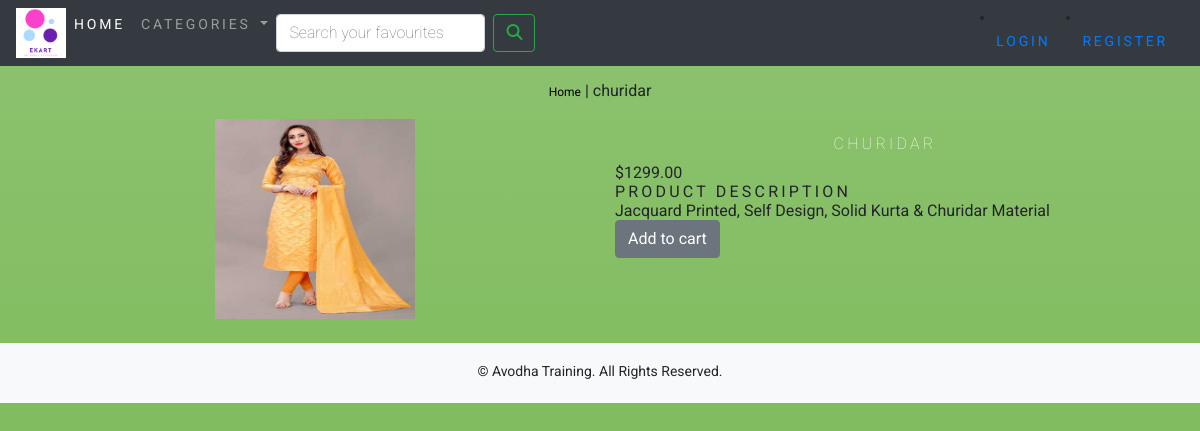
/mycart/women-dress/churidar/, run on the app's committed database.
### mycart/models.py (models this page shows, shortened)
class Product(models.Model):
    name = models.CharField(max_length=250, unique=True)
    slug = models.SlugField(max_length=250, unique=True)
    desc = models.TextField(blank=True)
    image = models.ImageField(upload_to='product', blank=True)
    category=models.ForeignKey(Category,on_delete=models.CASCADE)
    price=models.DecimalField(max_digits=10,decimal_places=2)
    stock=models.IntegerField()
    available=models.BooleanField(default=True)
    created=models.DateTimeField(auto_now=True)
    updated=models.DateTimeField(auto_now=True)
    class Meta:
        ordering = ('name',)
        verbose_name = 'product'
        verbose_name_plural = 'products'

### mycart/views.py (the view)
# urls.py: path('<slug:c_slug>/<slug:product_slug>/',views.ProdCatDetail,name='ProdCatDetail'),
def ProdCatDetail(request,c_slug,product_slug):
    try:
        product=Product.objects.get(category__slug=c_slug,slug=product_slug)
    except Exception as e:
        raise e
    return render(request,'product.html',{'product':product})

### cart/context_processors.py (called while the page is built)
def counter(request):
    item_count=0
    if 'admin' in request.path:
        return {}
    else:
        try:
            cart=Cart.objects.filter(cart_id=_cart_id(request))
            cart_items=CartItem.objects.all().filter(cart=cart[:1])
            for cart_item in cart_items:
                item_count+=cart_item.quantity
        except Cart.DoesNotExist:
            item_count=0
        return dict(item_count=item_count)

### cart/views.py (called while the page is built)
def _cart_id(request):
    cart = request.session.session_key
    if not cart:
        cart = request.session.create()
    return cart

### mycart/context_processors.py (called while the page is built)
def menu_links(request):
    links=Category.objects.all()
    return dict(links=links)

### mycart/models.py (called while the page is built)
    def get_url(self):
        return reverse("mycart:products_by_category",args=[self.slug])

### templates/product.html (shortened to what this page needs)
{% extends 'base.html' %}
{% load static %}
{% block content %}
<div class="row my_prod_row_class">
    <div class="mx-auto">
        <p><a href="{% url 'mycart:allProdCat' %}">Home</a> | <a href="{{product.category.get_url}}"></a>{{product.name}} </p>
    </div>
    <div class="container">
        <br>
        <div class="row">
            <div class="col-12 col-sm-12 col-md-12 col-lg-6 text-center">
                <div style="min-width:18rem;">
                <img src="{{product.image.url}}"style="width:200px;height:200px" alt="{{product.name}}">
            </div>
        </div>
        <div class="col-12 col-sm-12 col-md-12 col-lg-6">
            <div>
                <h1 class="my_prod_title"><b>{{product.name}}</b></h1>
                <p>${{product.price}}</p>
                <p class="my_title">Product Description</p>
                <p class="text-justify my_prod_text">{{product.desc}}</p>
                {% if product.stock <= 0 %}
                    <p class="text-justify my_prod_text"><b> Out of stock </b></p>
                {% else %}
                    <a class="btn btn-secondary" href="{% url 'cart:add_cart' product.id %}">Add to cart</a>
                {% endif %}
            </div>
        </div>
    </div>
</div>
</div>
{% endblock %}

### static/css/custom.css (style rules this page uses)
body { font-family: 'Antonio', sans-serif; font-family: 'Roboto', sans-serif; }
.my_title { font-size:16px; text-transform:uppercase; letter-spacing:.2em; }
.my_prod_row_class { padding-top:15px; padding-bottom:20px; }
.my_prod_row_class .mx-auto p a { color:#000; font-size:12px; text-decoration:none; }
.my_prod_title { font-size:16px; text-transform:uppercase; letter-spacing: .2em; padding-top:15px; padding-bottom:10px; }
html, body, div, span, applet, object, iframe, h1, h2, h3, h4, h5, h6, p, blockquote, pre, a, abbr, acronym, address, big, cite, code, del, dfn, em, img, ins, kbd, q, s, samp, small, strike, strong, sub, sup, tt, var, b, u, i, dl, dt, dd, ol, nav ul, nav li, fieldset, form, label, legend, table, caption, tbody, tfoot, thead, tr, th, td, article, aside, canvas, details, embed, figure, figcaption, footer, header, hgroup, menu, nav, output, ruby, section, summary, time, mark, audio, video { margin: 0; padding: 0; border: 0; font-size: 100%; font: inherit; vertical-align: baseline; }
a { text-decoration: none; }
img { max-width: 100%; }
body { background: #76b852; background: -webkit-linear-gradient(to top, #76b852, #8DC26F); background: -moz-linear-gradient(to top, #76b852, #8DC26F); background: -o-linear-gradient(to top, #76b852, #8DC26F); background: linear-gradient(to top, #76b852, #8DC26F); background-size: cover; background-attachment: fixed; font-family: 'Roboto', sans-serif; }
h1 { font-size: 3em; text-align: center; color: #fff; font-weight: 100; text-transform: capitalize; letter-spacing: 4px; font-family: 'Roboto', sans-serif; }
@media (max-width:1366px) { h1 { font-size: 2.6em; } }

### data on the page
Product: name "churidar", image (picture), name "CHURIDAR", price "1299.00", desc "Jacquard Printed, Self Design, Solid Kurta & Churidar Material"
